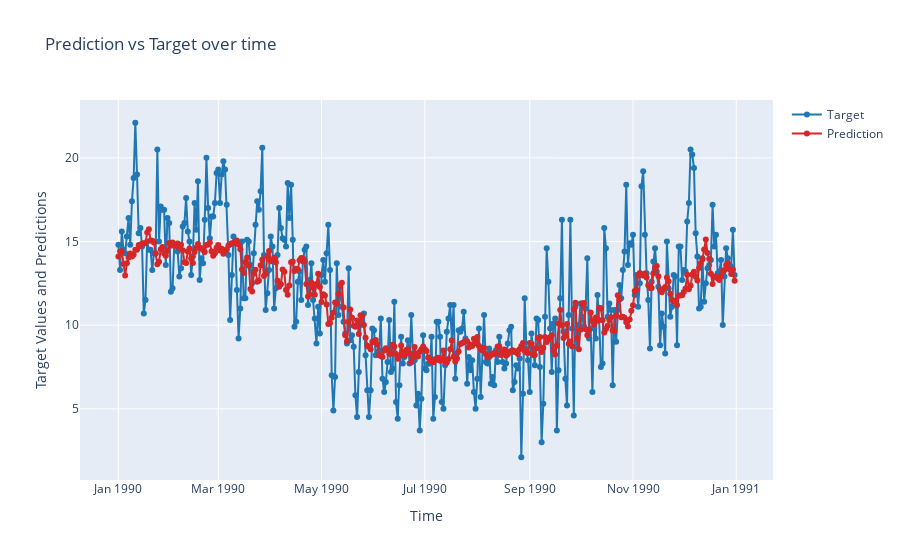

The notebook cell saved with this chart:
### Markdown cell above
# Visualize the predictions over time

### Code cell
from evalml.model_understanding import graph_prediction_vs_actual_over_time

fig = graph_prediction_vs_actual_over_time(
    pl, X_test, y_test, X_train, y_train, dates=X_test["Date"]
)
fig

### Figure 1 — Plotly figure (JSON) as saved in the notebook; plotly's stock layout.template omitted (floating-point values rounded to 4 significant figures; data arrays with more than 128 entries replaced by an {"elided": "..."} marker saying what was removed)
{"data": [{"line": {"color": "#1f77b4"}, "mode": "lines+markers", "name": "Target", "type": "scatter", "x": {"elided": "365 str values"}, "y": {"elided": "365 float values"}}, {"line": {"color": "#d62728"}, "mode": "lines+markers", "name": "Prediction", "type": "scatter", "x": {"elided": "365 str values"}, "y": {"elided": "365 float values"}}], "layout": {"title": {"text": "Prediction vs Target over time"}, "xaxis": {"title": {"text": "Time"}}, "yaxis": {"title": {"text": "Target Values and Predictions"}}}}
